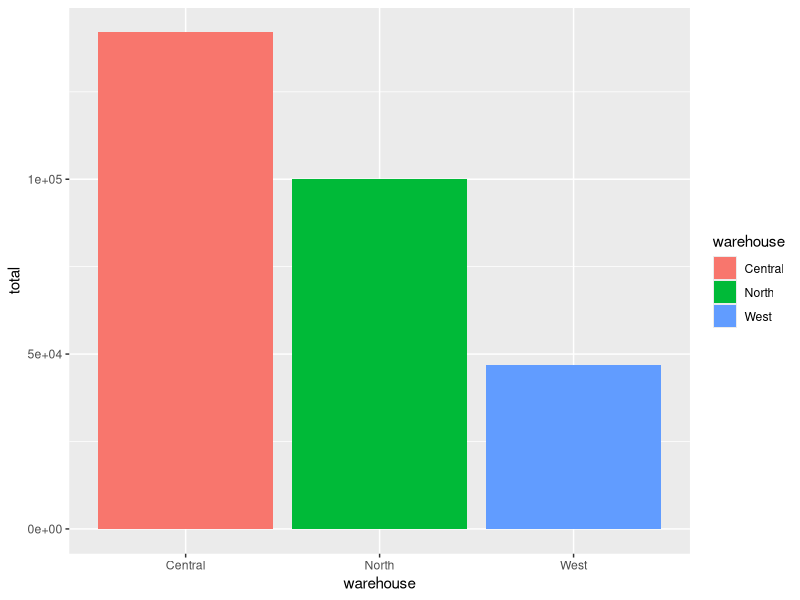
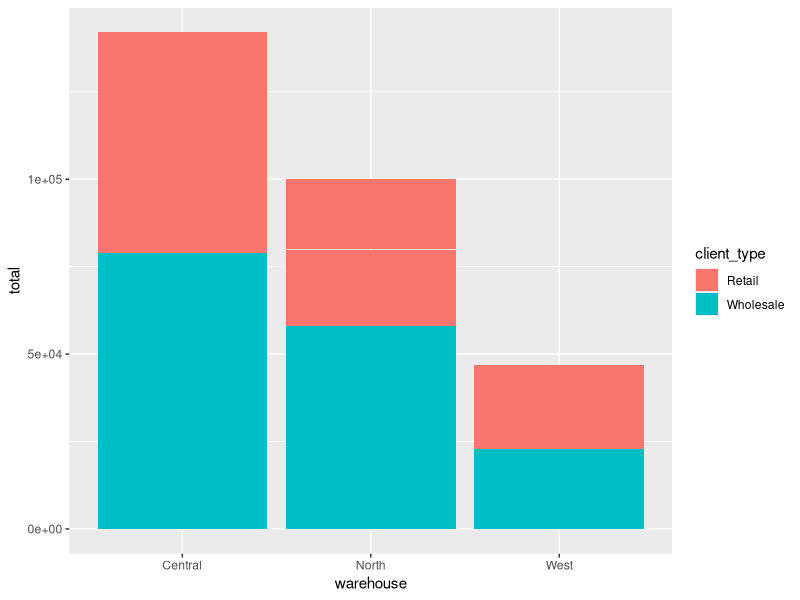
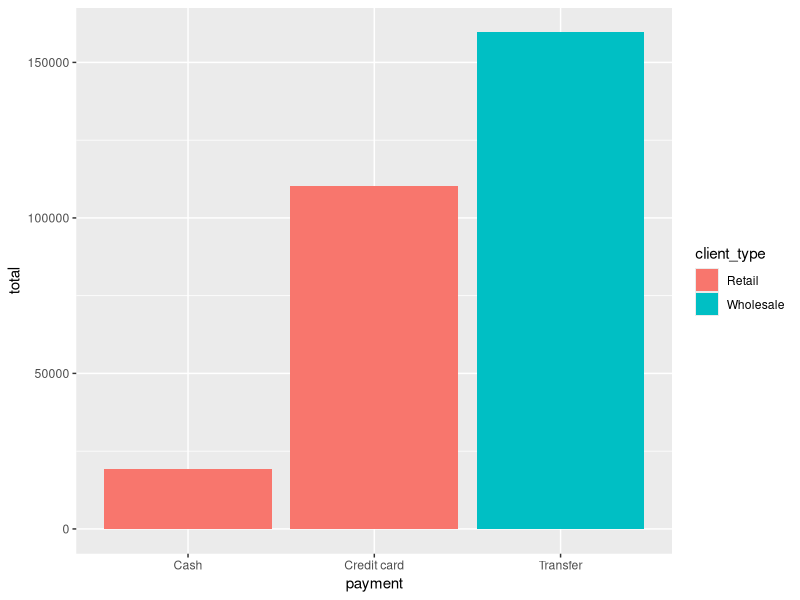

Source code (R) for these figures, in order:
## ---- chunk 1
country <- "Nigeria"
age = 62
## ---- chunk 2
country
age
## ---- chunk 3
print(country)
print(age)
## ---- chunk 4
State <- Capital <- "Kano"
State
Capital
## ---- chunk 5
vowel_sounds <- c("a","e","i","o","u")
prime_numbers <- c(1,3,5,11)
## ---- chunk 6
firstcountry = "Nigeria"
second_country = "Congo"
thirdCountry = "Sudan"
FOURTHCOUNTRY = "Somalia"
country5 = "South Africa"
country.6 = "Algeria"
.country7 = "Kenya"
## ---- chunk 7

#8variable <- "Morocco"
#variable-9 <- "Tunisia"
#variable 10 <- "Egypt"
#_variable_11 <- "Rwanda"
#variable@12 <- "Madagascar"
#FALSE <- "Ghana"
## ---- chunk 8
#This is a comment
'This is not a comment'
## ---- chunk 9
4 + 5

a = 8
b = 9

z = a + b

y <- x <- z

u = (a + b)*(y/x) + z^5 - 10000

u

## ---- chunk 10
a = 45
b = 4.3
a
b
## ---- chunk 11

c = 3L
d = 56L
e = 45.5L #not an integer and will return error because it contains decimal 
## ---- chunk 12
name = "Joy"
sex = "Male"
## ---- chunk 13
x = TRUE
y = (5<1)
## ---- chunk 14
class(a)
class(c)
class(x)
class(y)
## ---- chunk 15
#vector of character values
colours <- c("blue","green","yellow","black","white")
colours
#vector of numeric values
prime_number <- c(1,3,5,7,11,13)
prime_number
#vector of logical values
logical <- c(TRUE, FALSE)
logical
## ---- chunk 16
names <- c("Joy","John","Jamal")
length(names)
## ---- chunk 17
numbers <- c(14,3,5,6,1,0,13,10,9)
sort(numbers)
## ---- chunk 18
fruits <- c("Bananana", "Orange","Water Melon","PawPaw")
#Access single elements
fruits[2]
#Using negative numbers for index to access all items except the one specified
fruits[-1]
## ---- chunk 19
#Access multiple elements
fruits[c(2,3)]
## ---- chunk 20
#create a list of different data type
my_list <- list("Kano", "Gombe","Bauchi", TRUE,8,20)
#accessing the items in a list
my_list[3]
my_list[1]
## ---- chunk 21
#Changing the value of an item in a list
my_list[4] <- "girl"
## ---- chunk 22
another_list <- my_list[-1]
## ---- chunk 23
append(my_list, "horse")
## ---- chunk 24
#create a simple 2x2 matrix of numbers
a_matrix <- matrix(c(1,2,3,4), nrow = 2, ncol = 2)
## ---- chunk 25
string_matrix <- matrix(c("blue","white","red","green"), nrow = 2, ncol = 2)
## ---- chunk 26
a_matrix

string_matrix
## ---- chunk 27
prime <- matrix(c(2,3,5,7,11,13,17,19,23),ncol = 3)
#access row 2 column 1
prime[2,1]
#access only column 3
prime[,3]
#access only row 2
prime[2,]
#access more than 1 row
prime[c(2,3),]
## ---- chunk 28
#add rows
newMatrix <- rbind(prime, c(29,31,37))
newMatrix
#add columns
newMatrix <- cbind(prime, c(29,31,37))
## ---- chunk 29
dim(a_matrix)
## ---- chunk 30
a_vector <- c(1:30)
an_array <- array(a_vector, dim = c(5,2,3))
## ---- chunk 31
an_array
## ---- chunk 32
an_array[5,2,2]
## ---- chunk 33
dim(an_array)
## ---- chunk 34
workers <- data.frame(
  name = c("Joy","John","Rebecca"),
  age = c(43,21,45),
  married = c(TRUE,FALSE, FALSE)
)
workers
## ---- chunk 35
summary(workers)
## ---- chunk 36
workers[2]
workers[["married"]]
workers$name
workers
## ---- chunk 37
#add another worker
new_workers_data <- rbind(workers, c("Johnson",49,FALSE))
new_workers_data
#add another variable
new_workers_var <- cbind(workers, Children = c(5,1,8))
new_workers_var
## ---- chunk 38
new_workers_var[-3,-2]
## ---- chunk 39
# combine by row
cbind(new_workers_data, new_workers_data)
## ---- chunk 40
#combine by columns
rbind(new_workers_data, new_workers_data)
## ---- chunk 41
sales <- read.csv("sales.csv")
## ---- chunk 42
subset <- sales[,c(2,3,4)]
write.csv(subset, "subset.csv")
## ---- chunk 43
knitr::kable(head(sales, 3))
#View(sales)
## ---- chunk 44
str(sales)
## ---- chunk 45
summary(sales)
## ---- chunk 46
sum(sales["total"])
## ---- chunk 47
sum(sales[sales$payment == "Cash",]["total"])
## ---- chunk 48
sales[sales$unit_price == 66.62,]
## ---- chunk 49
#Central
sum(sales[sales["warehouse"] == "Central",]["total"])
#North
sum(sales[sales["warehouse"] == "North",]["total"])
#West
sum(sales[sales["warehouse"] == "West",]["total"])
## ---- chunk 50
library(ggplot2)
qplot(x = warehouse,y = total, fill = warehouse, data = sales, geom = "col")
## ---- chunk 51
qplot(x = warehouse, 
      y = total, 
      fill = client_type, 
      data = sales, 
      geom = "col")
## ---- chunk 52
qplot(x = payment, 
      y = total, 
      fill = client_type, 
      data = sales, 
      geom = "col")
